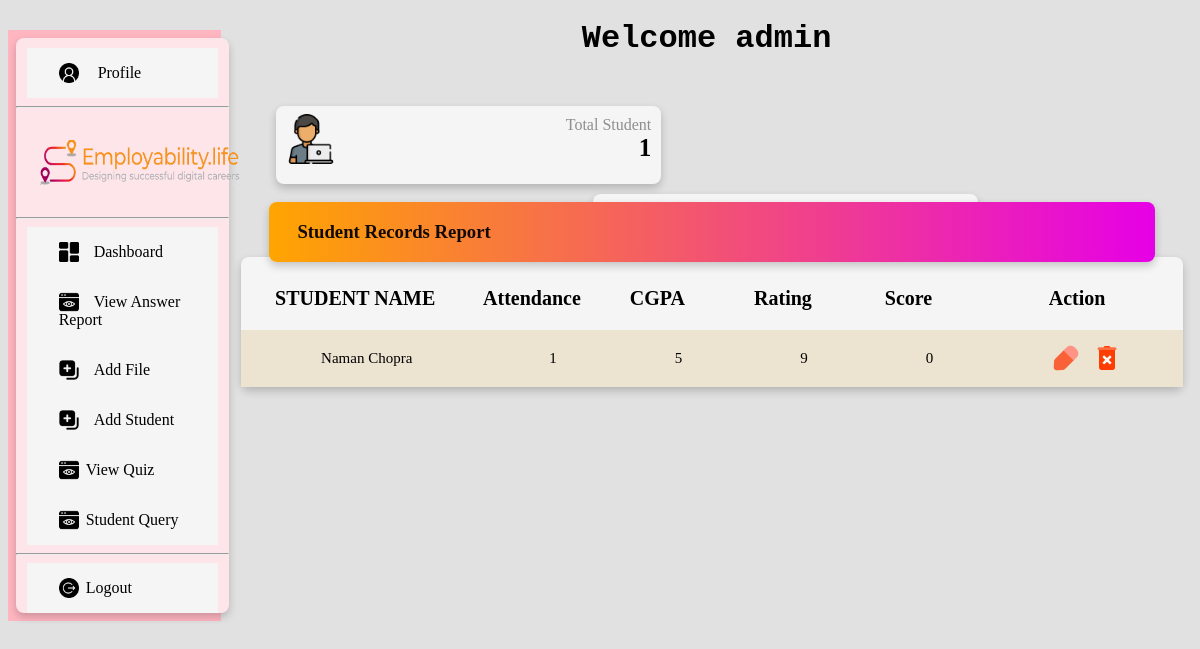
The app's page /index/ (signed in), older data.
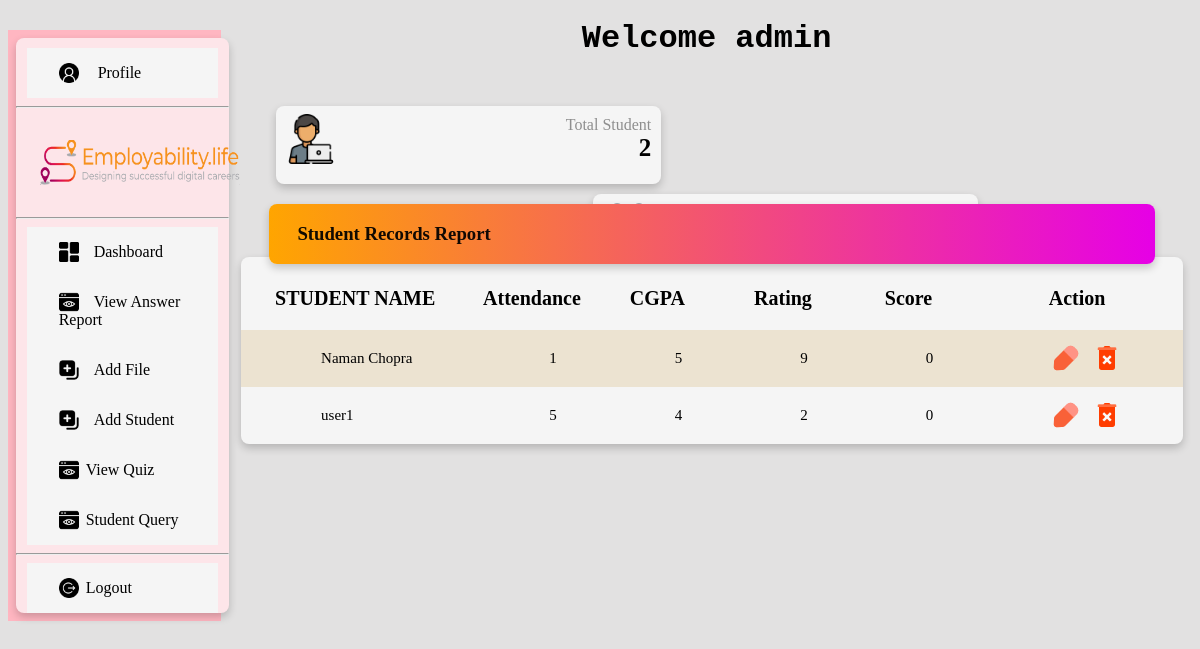
The same page, newer data.
### quiz/models.py (models this page shows, shortened)
class registerform(models.Model):
    name = models.CharField(max_length=100)
    email = models.EmailField()
    Enrollment_No = models.CharField(max_length=100)
    password = models.CharField(max_length=20)
    Attendance = models.PositiveIntegerField(default=0, blank=True)
    cgpa = models.IntegerField("CGPA", default=0, blank=True)
    gpa = models.IntegerField("GPA", default=0, blank=True)
    review = models.IntegerField(default=0, blank=True)
    score = models.PositiveIntegerField(default=0, blank=True,)

### quiz/views.py (the view)
# urls.py: path('index/', index, name='index1'),
def index(request):
    if 'email' in request.session:
        print(request.session['email'])
        n = AdminForm.objects.get(email=request.session['email'])
        a = registerform.objects.all()
        count = registerform.objects.all().count()
        q = question.objects.all()
        r = StudentReport.objects.all()
        return render(request, 'index.html', {'data': a, 'c': count, 'q': len(q), 'n': n, 'r': r})
    return redirect('sign1')

### quiz/templates/index.html (shortened to what this page needs)
{% extends 'admin_base.html' %}
{% load static %}
{% block content %}
<h1 class="cust_name">
    Welcome {{ n.name}}
</h1>
<div class="dashboard">
    <div class="crd3">
        <div class="card show">
            <img src="{% static 'icon/test.png' %}" class="fafa" style="float:left;" height="50px" width="50px">
            <span class="label">Total Student</span></br>
            <span class="ts" style="font-weight: 900; font-size: 25px;">{{ c }}</span>
        </div>
        <div class="card show" id="showid">
            <img src="{% static 'icon/totaltest.png' %}" class="fafa" style="float:left;" height="50px" width="50px">
            <span class="label">Total Questions</span></br>
            <span class="tt" style="font-weight: 900; font-size: 25px;">{{q}}</span>
        </div>
    </div>
    <div class="card table">
        <div class="card questionadd">
            <h3 class="questionaddtitle" style="font-weight: bold;">&nbsp &nbsp &nbsp Student Records Report</h3>
        </div>
        <table>
            <tr>
                <th>STUDENT NAME</th>
                <th>Attendance</th>
                <th>CGPA</th>
                <th>Rating</th>
                <th>Score</th>
                <th>Action</th>
            </tr>
            {% for i in data %}
            <tr>
                <td>{{ i.name }}</td>
                <td>{{ i.Attendance }}</td>
                <td>{{ i.cgpa }}</td>
                <td>{{ i.review }}</td>
                <td>{{ i.score }}</td>
                <td>
                    <a href="{% url 'edit_student' i.id %}"><img src="{% static 'icon/edit.png' %}" height="30px"
                            width="30px"></a>
                    <a href="{% url 'delstudent' i.id %}"><img src="{% static 'icon/delete.png' %}" height="30px"
                                width="30px"></a>
                </td>
            </tr>
            {% endfor %}
        </table>
    </div>
</div>
{% endblock %}

Row changes from the older to the newer data that the page shows:
added registerform: name "user1", Attendance "5", cgpa "4", review "2", score "0"
Text that changed along with them:
{{ c }}: "1" → "2"
